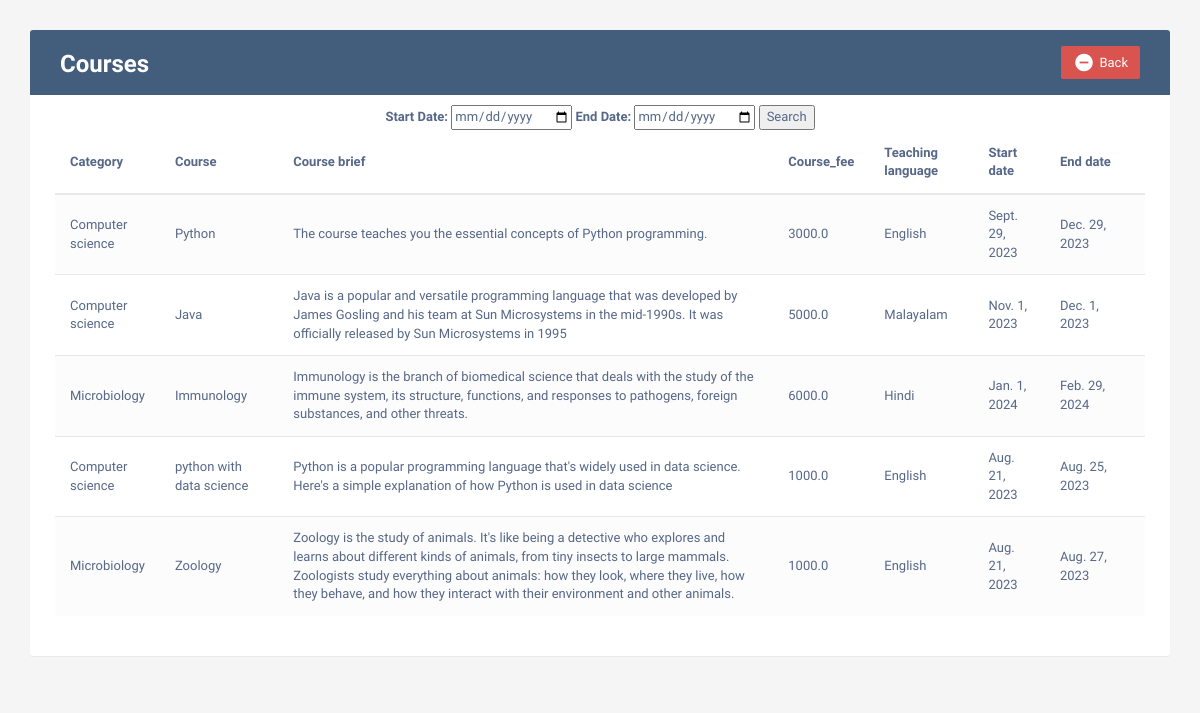
The app's page /courses_admin with its own data.
### learn/models.py (models this page shows, shortened)
class Course(models.Model):
    Course_title = models.CharField(max_length=200, null=True)
    Course_brief = models.TextField(null=True)
    Course_duration = models.IntegerField(null=True)
    Course_fee = models.FloatField(null=True)
    Language = models.CharField(max_length=200, null=True)
    cou_cat = models.ForeignKey(Category, on_delete=models.CASCADE, null=True,related_name = 'Course_to_category')
    cou_reg = models.ForeignKey(Registration, on_delete=models.SET_NULL, null=True, related_name = 'Course_to_registration')

class Category(models.Model):
    Category_title = models.CharField(max_length=200, null=True)
    Image = models.ImageField(null=True)

class Course_st_stop(models.Model):
    start_date = models.DateField(null=True)
    end_date = models.DateField(null=True)
    cou_st_stop_cou = models.ForeignKey(Course, on_delete = models.CASCADE, null=True, related_name='Course_st_stop_to_course')

### learn/views.py (the view)
# urls.py: path('courses_admin', learn.views.courses_admin, name='courses_admin'),
def courses_admin(request):
    pkm = Course.objects.all()
    pkmd = Course_st_stop.objects.all()
    return render(request, 'courses_admin.html', {'pkm': pkm,'pkmd':pkmd})

### Template/courses_admin.html (shortened to what this page needs)
<!DOCTYPE html>
<html lang="en">
<head>
<link rel="stylesheet" href="https://maxcdn.bootstrapcdn.com/font-awesome/4.7.0/css/font-awesome.min.css">
<link rel="stylesheet" href="https://maxcdn.bootstrapcdn.com/bootstrap/3.3.7/css/bootstrap.min.css">
</head>
<body id="eventList">
<div class="container">
    <div class="table-wrapper">
        <div class="table-title">
            <div class="row">
                <div class="col-sm-6">
                    <h2><b>Courses</b></h2>
                </div>
                <div class="col-sm-6">
                    <a href="{% url 'admin_home' %}" class="btn btn-danger" data-toggle="modal"><i class="material-icons">&#xE15C;</i> <span>Back</span></a>
                </div>
            </div>
        </div>
        <div align="center">
                      <form action="{% url 'course_between_date_admin' %}" method="GET">
                                    <label for="start_date">Start Date:</label>
                                    <input type="date" id="start_date" name="start_date">
                                    <label for="end_date">End Date:</label>
                                    <input type="date" id="end_date" name="end_date">
                                    <input type="submit" value="Search">
                      </form>
        </div>
        {% if pkm %}
        <table class="table table-striped table-hover">
            <thead>
                <tr>
                      <th>
                         Category
                      </th>
                      <th>
                         Course
                      </th>
                      <th>
                         Course brief
                      </th>
                      <th>
                         Course_fee
                      </th>
                      <th>
                        Teaching language
                      </th>
                     <th>
                        Start date
                      </th>
                     <th>
                        End date
                      </th>
                </tr>
            </thead>
            <tbody>
                {% for i in pkm %}
                <tr>
                          <td>
                             {{i.cou_cat.Category_title}}
                          </td>
                          <td>
                              {{i.Course_title}}
                          </td>
                          <td>
                              {{i.Course_brief}}
                          </td>
                          <td>
                              {{i.Course_fee}}
                          </td>
                          <td>
                              {{i.Language}}
                          </td>
                          {% for t in pkmd %}
                            {% if t.cou_st_stop_cou == i %}
                          <td>
                              {{t.start_date}}
                          </td>
                           <td>
                              {{t.end_date}}
                          </td>
                          {% endif %}
                          {% endfor %}
            </tr>
                {% endfor %}
            </tbody>
        </table>
        {% else %}
        <h1> No courses added by any teachers </h1>
        {% endif %}
    </div>
</div>
</body>
</html>

### Template/courses_admin.html (style rules this page uses)
body { color: #566787; background: #f5f5f5; font-family: 'Varela Round', sans-serif; font-size: 13px; }
.table-wrapper { background: #fff; padding: 20px 25px; margin: 30px 0; border-radius: 3px; box-shadow: 0 1px 1px rgba(0,0,0,.05); }
.table-title { padding-bottom: 15px; background: #435d7d; color: #fff; padding: 16px 30px; margin: -20px -25px 10px; border-radius: 3px 3px 0 0; }
.table-title h2 { margin: 5px 0 0; font-size: 24px; }
.table-title .btn { color: #fff; float: right; font-size: 13px; border: none; min-width: 50px; border-radius: 2px; border: none; outline: none !important; margin-left: 10px; }
.table-title .btn i { float: left; font-size: 21px; margin-right: 5px; }
.table-title .btn span { float: left; margin-top: 2px; }
table.table tr th, table.table tr td { border-color: #e9e9e9; padding: 12px 15px; vertical-align: middle; }
table.table tr th:first-child { width: 60px; }
table.table tr th:last-child { width: 100px; }
table.table-striped tbody tr:nth-of-type(odd) { background-color: #fcfcfc; }

### records on screen
Course: cou_cat.Category_title "Computer science", Course_title "Python", Course_brief "The course teaches you the essential concepts of Python programming.", Course_fee "3000.0", Language "English"
Course_st_stop: start_date "Sept. 29, 2023", end_date "Dec. 29, 2023"
Course: cou_cat.Category_title "Computer science", Course_title "Java", Course_brief "Java is a popular and versatile programming language that was developed by James Gosling and his team at Sun Microsystems in the mid-1990s. It was officially released by Sun Microsystems in 1995", Course_fee "5000.0", Language "Malayalam"
Course_st_stop: start_date "Nov. 1, 2023", end_date "Dec. 1, 2023"
Course: cou_cat.Category_title "Microbiology", Course_title "Immunology", Course_brief "Immunology is the branch of biomedical science that deals with the study of the immune system, its structure, functions, and responses to pathogens, foreign substances, and other threats.", Course_fee "6000.0", Language "Hindi"
Course_st_stop: start_date "Jan. 1, 2024", end_date "Feb. 29, 2024"
Course: cou_cat.Category_title "Computer science", Course_title "python with data science", Course_brief "Python is a popular programming language that's widely used in data science. Here's a simple explanation of how Python is used in data science", Course_fee "1000.0", Language "English"
Course_st_stop: start_date "Aug. 21, 2023", end_date "Aug. 25, 2023"
Course: cou_cat.Category_title "Microbiology", Course_title "Zoology", Course_brief "Zoology is the study of animals. It's like being a detective who explores and learns about different kinds of animals, from tiny insects to large mammals. Zoologists study everything about animals: how they look, where they live, how they behave, and how they interact with their environment and other animals.", Course_fee "1000.0", Language "English"
Course_st_stop: start_date "Aug. 21, 2023", end_date "Aug. 27, 2023"
